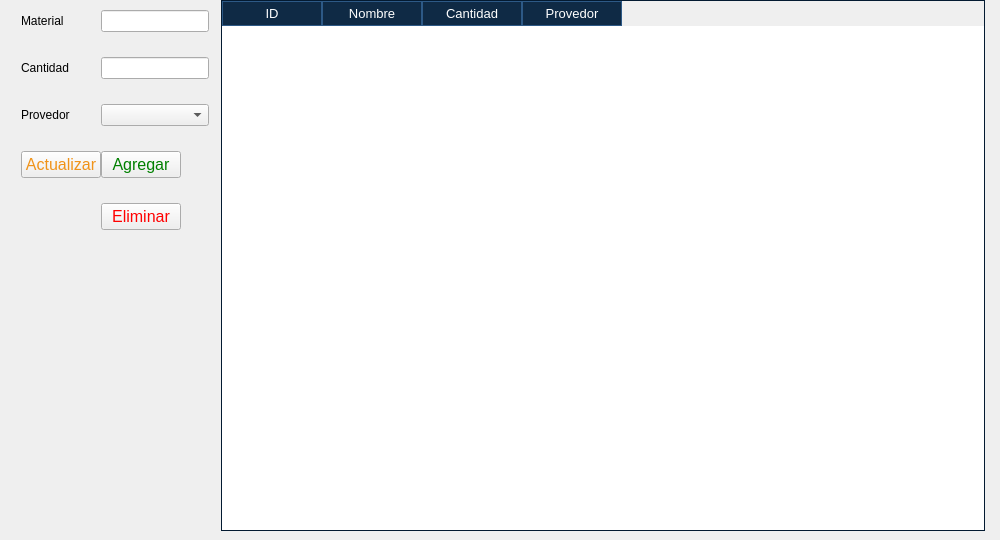
      <widget class="QWidget" name="page_Material">
       <widget class="QWidget" name="layoutWidget_3">
        <property name="geometry">
         <rect>
          <x>0</x>
          <y>0</y>
          <width>991</width>
          <height>531</height>
         </rect>
        </property>
        <layout class="QHBoxLayout" name="horizontalLayout_5" stretch="0,2">
         <property name="spacing">
          <number>12</number>
         </property>
         <property name="sizeConstraint">
          <enum>QLayout::SetMaximumSize</enum>
         </property>
         <property name="leftMargin">
          <number>6</number>
         </property>
         <property name="rightMargin">
          <number>6</number>
         </property>
         <item>
          <layout class="QFormLayout" name="formLayout_5">
           <property name="sizeConstraint">
            <enum>QLayout::SetFixedSize</enum>
           </property>
           <property name="labelAlignment">
            <set>Qt::AlignJustify|Qt::AlignVCenter</set>
           </property>
           <property name="formAlignment">
            <set>Qt::AlignJustify|Qt::AlignVCenter</set>
           </property>
           <property name="horizontalSpacing">
            <number>0</number>
           </property>
           <property name="verticalSpacing">
            <number>25</number>
           </property>
           <property name="leftMargin">
            <number>15</number>
           </property>
           <property name="topMargin">
            <number>10</number>
           </property>
           <item row="0" column="0">
            <widget class="QLabel" name="label_20">
             <property name="text">
              <string>Material</string>
             </property>
            </widget>
           </item>
           <item row="0" column="1">
            <widget class="QLineEdit" name="materialName">
             <property name="sizePolicy">
              <sizepolicy hsizetype="Fixed" vsizetype="Fixed">
               <horstretch>150</horstretch>
               <verstretch>0</verstretch>
              </sizepolicy>
             </property>
            </widget>
           </item>
           <item row="1" column="0">
            <widget class="QLabel" name="label_21">
             <property name="text">
              <string>Cantidad</string>
             </property>
            </widget>
           </item>
           <item row="1" column="1">
            <widget class="QLineEdit" name="materialCant">
             <property name="sizePolicy">
              <sizepolicy hsizetype="Fixed" vsizetype="Fixed">
               <horstretch>0</horstretch>
               <verstretch>0</verstretch>
              </sizepolicy>
             </property>
            </widget>
           </item>
           <item row="3" column="0">
            <widget class="QPushButton" name="updateMaterial">
             <property name="font">
              <font>
               <pointsize>12</pointsize>
              </font>
             </property>
             <property name="cursor">
              <cursorShape>PointingHandCursor</cursorShape>
             </property>
             <property name="styleSheet">
              <string notr="true">QPushButton {
	color: #F09319;
}</string>
             </property>
             <property name="text">
              <string>Actualizar</string>
             </property>
            </widget>
           </item>
           <item row="3" column="1">
            <widget class="QPushButton" name="addMaterial">
             <property name="sizePolicy">
              <sizepolicy hsizetype="Fixed" vsizetype="Fixed">
               <horstretch>0</horstretch>
               <verstretch>0</verstretch>
              </sizepolicy>
             </property>
             <property name="font">
              <font>
               <pointsize>12</pointsize>
              </font>
             </property>
             <property name="cursor">
              <cursorShape>PointingHandCursor</cursorShape>
             </property>
             <property name="styleSheet">
              <string notr="true">QPushButton {
	color: green;
}</string>
             </property>
             <property name="text">
              <string>Agregar</string>
             </property>
            </widget>
           </item>
           <item row="4" column="1">
            <widget class="QPushButton" name="deleteMaterial">
             <property name="sizePolicy">
              <sizepolicy hsizetype="Fixed" vsizetype="Fixed">
               <horstretch>0</horstretch>
               <verstretch>0</verstretch>
              </sizepolicy>
             </property>
             <property name="font">
              <font>
               <pointsize>12</pointsize>
              </font>
             </property>
             <property name="cursor">
              <cursorShape>PointingHandCursor</cursorShape>
             </property>
             <property name="styleSheet">
              <string notr="true">QPushButton {
	color: red;
}</string>
             </property>
             <property name="text">
              <string>Eliminar</string>
             </property>
            </widget>
           </item>
           <item row="5" column="1">
            <spacer name="verticalSpacer_6">
             <property name="orientation">
              <enum>Qt::Vertical</enum>
             </property>
             <property name="sizeHint" stdset="0">
              <size>
               <width>20</width>
               <height>40</height>
              </size>
             </property>
            </spacer>
           </item>
           <item row="2" column="0">
            <widget class="QLabel" name="label_22">
             <property name="text">
              <string>Provedor</string>
             </property>
            </widget>
           </item>
           <item row="2" column="1">
            <widget class="QComboBox" name="materialProv"/>
           </item>
          </layout>
         </item>
         <item>
          <widget class="QTableWidget" name="materialTable">
           <property name="font">
            <font>
             <pointsize>10</pointsize>
            </font>
           </property>
           <property name="styleSheet">
            <string notr="true">    QHeaderView::section {
        background-color: #0F2A45;   /* Fondo del encabezado */
        color: white;                /* Color del texto */
        border: 1px solid #2D5986;   /* Bordes del encabezado */
		padding: 2px;
    }

    QTableWidget::item {
        border: 1px solid #2D5986;   /* Bordes de las celdas */
        padding: 2px;                /* Espaciado dentro de las celdas */
    }

	QTableWidget::item:alternate{
	    background-color: #0B4B6C;
	}

    QTableWidget::item:selected {
		color: black; /*Color del texto*/
        background-color: #82ABD5;   /* Fondo cuando se selecciona */
    }

    QTableWidget {
        border: 1px solid #031A31;   /* Bordes de la tabla */
    }

    QScrollBar:vertical {
        background: #000000;
        width: 16px;
    }
    
    QScrollBar::handle:vertical {
        background: #00796b;
        min-height: 20px;
	}</string>
           </property>
           <property name="editTriggers">
            <set>QAbstractItemView::NoEditTriggers</set>
           </property>
           <property name="alternatingRowColors">
            <bool>true</bool>
           </property>
           <property name="selectionMode">
            <enum>QAbstractItemView::SingleSelection</enum>
           </property>
           <property name="selectionBehavior">
            <enum>QAbstractItemView::SelectRows</enum>
           </property>
           <property name="textElideMode">
            <enum>Qt::ElideRight</enum>
           </property>
           <property name="showGrid">
            <bool>true</bool>
           </property>
           <property name="sortingEnabled">
            <bool>true</bool>
           </property>
           <attribute name="verticalHeaderVisible">
            <bool>false</bool>
           </attribute>
           <column>
            <property name="text">
             <string>ID</string>
            </property>
           </column>
           <column>
            <property name="text">
             <string>Nombre</string>
            </property>
           </column>
           <column>
            <property name="text">
             <string>Cantidad</string>
            </property>
           </column>
           <column>
            <property name="text">
             <string>Provedor</string>
            </property>
           </column>
          </widget>
         </item>
        </layout>
       </widget>
      </widget>
